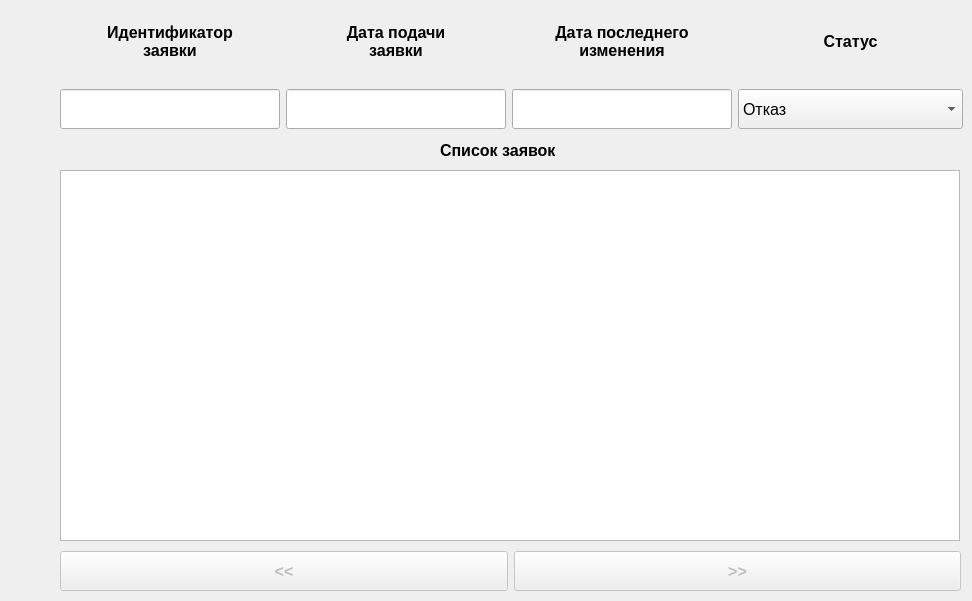
    <widget class="QWidget" name="tab_6">
     <attribute name="title">
      <string>Список заявок</string>
     </attribute>
     <widget class="QTableView" name="bid_table">
      <property name="geometry">
       <rect>
        <x>60</x>
        <y>170</y>
        <width>900</width>
        <height>371</height>
       </rect>
      </property>
      <property name="font">
       <font>
        <pointsize>12</pointsize>
       </font>
      </property>
      <property name="sortingEnabled">
       <bool>true</bool>
      </property>
      <attribute name="horizontalHeaderCascadingSectionResizes">
       <bool>false</bool>
      </attribute>
      <attribute name="horizontalHeaderDefaultSectionSize">
       <number>218</number>
      </attribute>
     </widget>
     <widget class="QWidget" name="horizontalLayoutWidget_7">
      <property name="geometry">
       <rect>
        <x>60</x>
        <y>550</y>
        <width>901</width>
        <height>42</height>
       </rect>
      </property>
      <layout class="QHBoxLayout" name="horizontalLayout_129">
       <item>
        <widget class="QPushButton" name="bid_left_button">
         <property name="enabled">
          <bool>false</bool>
         </property>
         <property name="minimumSize">
          <size>
           <width>0</width>
           <height>40</height>
          </size>
         </property>
         <property name="font">
          <font>
           <pointsize>12</pointsize>
           <bold>true</bold>
          </font>
         </property>
         <property name="text">
          <string>&lt;&lt;</string>
         </property>
        </widget>
       </item>
       <item>
        <widget class="QPushButton" name="bid_right_button">
         <property name="enabled">
          <bool>false</bool>
         </property>
         <property name="minimumSize">
          <size>
           <width>0</width>
           <height>40</height>
          </size>
         </property>
         <property name="font">
          <font>
           <pointsize>12</pointsize>
           <bold>true</bold>
          </font>
         </property>
         <property name="text">
          <string>&gt;&gt;</string>
         </property>
        </widget>
       </item>
      </layout>
     </widget>
     <widget class="QLabel" name="bid_table_title_label">
      <property name="geometry">
       <rect>
        <x>440</x>
        <y>130</y>
        <width>151</width>
        <height>40</height>
       </rect>
      </property>
      <property name="minimumSize">
       <size>
        <width>0</width>
        <height>40</height>
       </size>
      </property>
      <property name="font">
       <font>
        <pointsize>12</pointsize>
        <bold>true</bold>
       </font>
      </property>
      <property name="text">
       <string>Список заявок</string>
      </property>
     </widget>
     <widget class="QWidget" name="gridLayoutWidget_2">
      <property name="geometry">
       <rect>
        <x>60</x>
        <y>0</y>
        <width>903</width>
        <height>129</height>
       </rect>
      </property>
      <layout class="QGridLayout" name="gridLayout_2">
       <item row="1" column="0">
        <widget class="QLineEdit" name="bid_id_filter_edit">
         <property name="sizePolicy">
          <sizepolicy hsizetype="Fixed" vsizetype="Fixed">
           <horstretch>0</horstretch>
           <verstretch>0</verstretch>
          </sizepolicy>
         </property>
         <property name="minimumSize">
          <size>
           <width>220</width>
           <height>40</height>
          </size>
         </property>
         <property name="font">
          <font>
           <pointsize>12</pointsize>
          </font>
         </property>
        </widget>
       </item>
       <item row="1" column="1">
        <widget class="QLineEdit" name="bid_date_filter_edit">
         <property name="sizePolicy">
          <sizepolicy hsizetype="Fixed" vsizetype="Fixed">
           <horstretch>0</horstretch>
           <verstretch>0</verstretch>
          </sizepolicy>
         </property>
         <property name="minimumSize">
          <size>
           <width>220</width>
           <height>40</height>
          </size>
         </property>
         <property name="font">
          <font>
           <pointsize>12</pointsize>
          </font>
         </property>
        </widget>
       </item>
       <item row="1" column="3">
        <widget class="QComboBox" name="bid_status_filter_box">
         <property name="minimumSize">
          <size>
           <width>220</width>
           <height>40</height>
          </size>
         </property>
         <property name="font">
          <font>
           <pointsize>12</pointsize>
          </font>
         </property>
         <item>
          <property name="text">
           <string>Отказ</string>
          </property>
         </item>
         <item>
          <property name="text">
           <string>Принята</string>
          </property>
         </item>
         <item>
          <property name="text">
           <string>Обрабатывается на складе</string>
          </property>
         </item>
         <item>
          <property name="text">
           <string>Направлена на склад</string>
          </property>
         </item>
         <item>
          <property name="text">
           <string>Обрабатывается в таможне</string>
          </property>
         </item>
         <item>
          <property name="text">
           <string>Направлена в таможню</string>
          </property>
         </item>
         <item>
          <property name="text">
           <string>Обрабатывается администратором</string>
          </property>
         </item>
        </widget>
       </item>
       <item row="1" column="2">
        <widget class="QLineEdit" name="bid_change_filter_edit">
         <property name="sizePolicy">
          <sizepolicy hsizetype="Fixed" vsizetype="Fixed">
           <horstretch>0</horstretch>
           <verstretch>0</verstretch>
          </sizepolicy>
         </property>
         <property name="minimumSize">
          <size>
           <width>220</width>
           <height>40</height>
          </size>
         </property>
         <property name="font">
          <font>
           <pointsize>12</pointsize>
          </font>
         </property>
        </widget>
       </item>
       <item row="0" column="0">
        <widget class="QLabel" name="bid_id_filter_label">
         <property name="minimumSize">
          <size>
           <width>200</width>
           <height>80</height>
          </size>
         </property>
         <property name="font">
          <font>
           <pointsize>12</pointsize>
           <bold>true</bold>
          </font>
         </property>
         <property name="text">
          <string>Идентификатор
заявки</string>
         </property>
         <property name="alignment">
          <set>Qt::AlignmentFlag::AlignCenter</set>
         </property>
        </widget>
       </item>
       <item row="0" column="1">
        <widget class="QLabel" name="bid_date_filter_label">
         <property name="minimumSize">
          <size>
           <width>200</width>
           <height>80</height>
          </size>
         </property>
         <property name="font">
          <font>
           <pointsize>12</pointsize>
           <bold>true</bold>
          </font>
         </property>
         <property name="text">
          <string>Дата подачи
заявки</string>
         </property>
         <property name="alignment">
          <set>Qt::AlignmentFlag::AlignCenter</set>
         </property>
        </widget>
       </item>
       <item row="0" column="2">
        <widget class="QLabel" name="bid_change_filter_label">
         <property name="minimumSize">
          <size>
           <width>200</width>
           <height>80</height>
          </size>
         </property>
         <property name="font">
          <font>
           <pointsize>12</pointsize>
           <bold>true</bold>
          </font>
         </property>
         <property name="text">
          <string>Дата последнего
изменения</string>
         </property>
         <property name="alignment">
          <set>Qt::AlignmentFlag::AlignCenter</set>
         </property>
        </widget>
       </item>
       <item row="0" column="3">
        <widget class="QLabel" name="bid_status_filter_label">
         <property name="minimumSize">
          <size>
           <width>200</width>
           <height>80</height>
          </size>
         </property>
         <property name="font">
          <font>
           <pointsize>12</pointsize>
           <bold>true</bold>
          </font>
         </property>
         <property name="text">
          <string>Статус</string>
         </property>
         <property name="alignment">
          <set>Qt::AlignmentFlag::AlignCenter</set>
         </property>
        </widget>
       </item>
      </layout>
     </widget>
    </widget>
